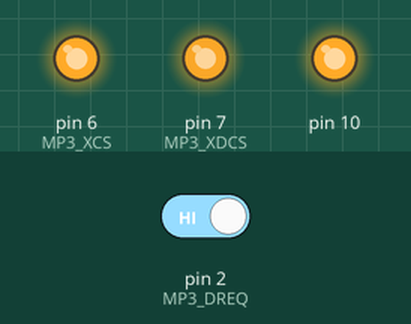
Bench run of a sketch on a simulated Arduino Uno, built with avr-gcc and run on an emulated ATmega328P. On the bench: output pins drawn as LEDs (lit = HIGH). Inputs (shaded band) come from the test bench; at power-on: pin 2 (MP3_DREQ) HIGH. Random numbers use the default seed unless the sketch sets one; pins used as bus, display or sensor lines are not drawn.

Above: at 1.2 s.
1.3 s: pin 2 (MP3_DREQ) driven LOW
Timing chart, 0 to 4.3 s (numbered marks = the images above; inputs shaded):
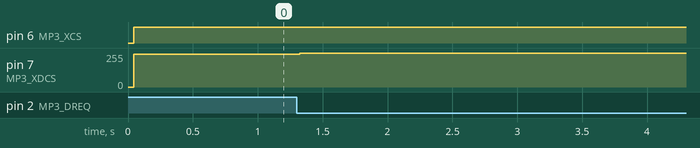

The sketch:

PCM_WolframNoise.ino
```cpp
// VS1053b PCM mode stereo 8bit 22050 Hz - Wolfram 1D cellular automata as noise glitch //

#include <SPI.h>

#define MP3_XCS 6
#define MP3_XDCS 7
#define MP3_DREQ 2
#define MP3_RST 8

//VS10xx SCI Registers
#define SCI_MODE 0x00
#define SCI_STATUS 0x01
#define SCI_BASS 0x02
#define SCI_CLOCKF 0x03
#define SCI_DECODE_TIME 0x04
#define SCI_AUDATA 0x05
#define SCI_WRAM 0x06
#define SCI_WRAMADDR 0x07
#define SCI_HDAT0 0x08
#define SCI_HDAT1 0x09
#define SCI_AIADDR 0x0A
#define SCI_VOL 0x0B
#define SCI_AICTRL0 0x0C
#define SCI_AICTRL1 0x0D
#define SCI_AICTRL2 0x0E
#define SCI_AICTRL3 0x0F

#define WIDTH   64
#define BPM     120
#define TICK    (15624L*60) / BPM / 4

  uint8_t l, r;

class Synth {
public:

  uint8_t l;
  uint8_t r;

  bool state[WIDTH];
  bool newst[WIDTH];
  bool rules[8];

	void calculate();
  void setrule(uint8_t rule);

};

void Synth::setrule(uint8_t rule) {

  for (int i=0; i<WIDTH; i++) state[i] = rand()%2;
  for (int n=0; n<8; n++) rules[n] = bitRead(rule, n);

}

void Synth::calculate() {

  memset (newst, 0, sizeof(newst));

  for (int x=0; x<WIDTH; x++) {
    uint8_t k = 4*state[(x-1+WIDTH)%WIDTH] + 2*state[x] + state[(x+1)%WIDTH];
    newst[x] = rules[k];
  }

  memcpy (state, newst, sizeof(state));

  for (int n = 0; n < 8; n++) {

    bitWrite(l, n, state[(WIDTH/2)+n]);
    bitWrite(r, n, state[(WIDTH/2)-n]);

  }

}

Synth wolfram;

ISR(TIMER1_COMPA_vect) {

  wolfram.setrule(rand()%256);

}

void setup() {

  noInterrupts();
  TCCR1A = 0;
  TCCR1B = 0;
  TCNT1 = 0;
  OCR1A = TICK;
  TCCR1B |= (1 << WGM12);
  TCCR1B |= (1 << CS12) | (1 << CS10);
  TIMSK1 |= (1 << OCIE1A);
  interrupts();

  pinMode(MP3_RST, OUTPUT);
  pinMode(MP3_DREQ, INPUT);
  pinMode(MP3_XCS, OUTPUT);
  pinMode(MP3_XDCS, OUTPUT);

  SPI.begin();

  SPI.setClockDivider(SPI_CLOCK_DIV16);  // SPI speed 1MHz (16MHz / 16 = 1MHz)
  SPI.transfer(0xFF);

  digitalWrite(MP3_RST, HIGH);
  digitalWrite(MP3_XCS, HIGH);
  digitalWrite(MP3_XDCS, HIGH);

  WriteRegister(SCI_CLOCKF, 0x6000);    // set multiplier to 3.0x
  WriteRegister(SCI_VOL, 0x4F4F);       // set volume

  SPI.setClockDivider(SPI_CLOCK_DIV4);  // set SPI speed 4MHz (16MHz / 4 = 4MHz)

  load_header();

}

void loop() {

  while (!digitalRead(MP3_DREQ)) {}

  wolfram.calculate();

  l = wolfram.l;
  r = wolfram.r;

  digitalWrite(MP3_XDCS, LOW);
  SPI.transfer(l);
  SPI.transfer(r);
  digitalWrite(MP3_XDCS, HIGH);

}

void WriteRegister(char address, int data) {

  while (!digitalRead(MP3_DREQ));
  digitalWrite(MP3_XCS, LOW);
  SPI.transfer(0x02);
  SPI.transfer(address);
  SPI.transfer((data >> 8) & 0xFF);
  SPI.transfer(data & 0xFF);
  while (!digitalRead(MP3_DREQ));
  digitalWrite(MP3_XCS, HIGH);

}

const uint8_t wav_header[44] = {

  0x52, 0x49, 0x46, 0x46,  // RIFF
  0xFF, 0xFF, 0xFF, 0xFF,  // size
  0x57, 0x41, 0x56, 0x45,  // WAVE
  0x66, 0x6d, 0x74, 0x20,  // fmt
  0x10, 0x00, 0x00, 0x00,  // subchunk1size
  0x01, 0x00,              // audio format - pcm
  0x02, 0x00,              // numof channels - stereo
  0x22, 0x56, 0x00, 0x00,  // samplerate - 22050
  0x44, 0xac, 0x00, 0x00,  // byterate = samplerate * channels * blocks
  0x02, 0x00,              // blockalign = channels * blocks
  0x08, 0x00,              // bits per sample - 8
  0x64, 0x61, 0x74, 0x61,  // subchunk3id -"data"
  0xFF, 0xFF, 0xFF, 0xFF   // subchunk3size (endless)

};

void load_header() {

  for (int i = 0; i < sizeof(wav_header); i++) {

    uint8_t p = wav_header[i];
    while (!digitalRead(MP3_DREQ)) {}
    digitalWrite(MP3_XDCS, LOW);
    SPI.transfer(p);
    digitalWrite(MP3_XDCS, HIGH);

  }

}
```
